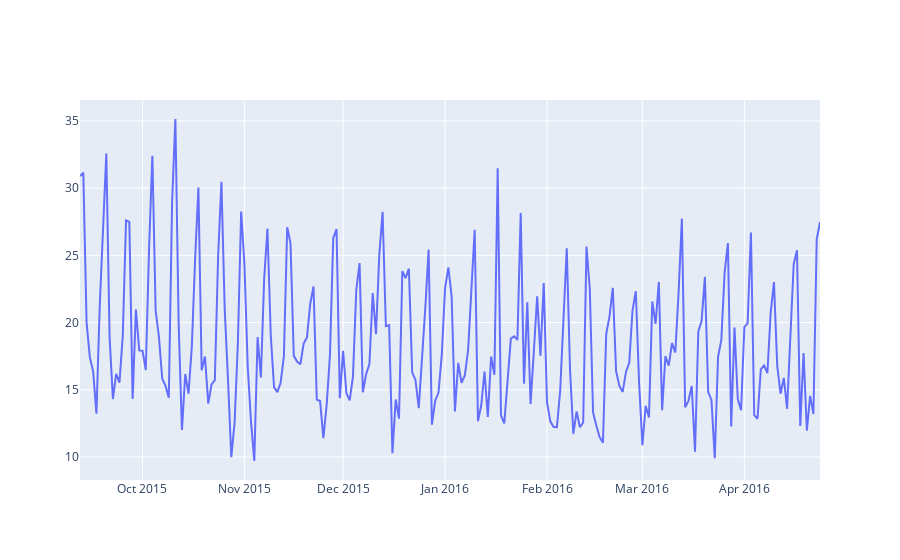

The code cell stored with this chart in its notebook:
### Code cell
fig1 = go.Figure()
trace2 = go.Scatter(x=predictions.index, y=predictions['pred'], name="prediction", mode="lines")
fig1.add_trace(trace2)

### Figure 1 — Plotly figure (JSON) as saved in the notebook; plotly's stock layout.template omitted (floating-point values rounded to 4 significant figures; data arrays with more than 128 entries replaced by an {"elided": "..."} marker saying what was removed)
{"data": [{"mode": "lines", "name": "prediction", "type": "scatter", "x": {"elided": "226 str values"}, "y": {"elided": "226 float values"}}], "layout": {"autosize": true, "xaxis": {"autorange": true, "range": ["2015-09-12", "2016-04-24"], "type": "date"}, "yaxis": {"autorange": true, "range": [8.292, 36.56], "type": "linear"}}}
